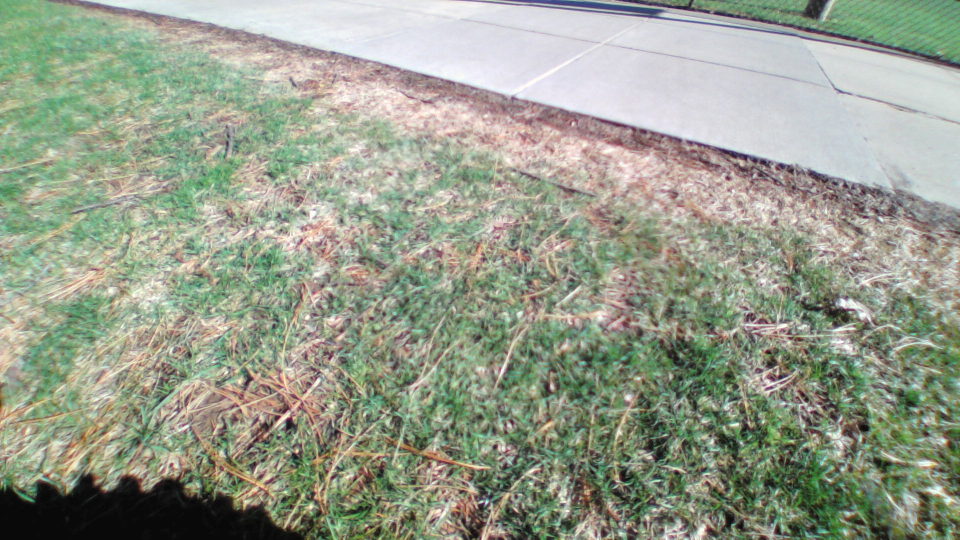
#> input picture test/grass_left_01.jpg, 1920 x 1080 px (shown at 1/2 size)
$ python iteratethroughfolder.py
#> lines starting #> are read from the running program, lines starting #| are printed output that depends on the picture
import os
import numpy as np
import cv2
import multiprocessing
import time

partnum=-576

directory = raw_input('what directory do you want to parse? ' )
#> the answer given: test
savelocation = raw_input('what directory do you want to save to? ')
#> the answer given: out.png
def cutphoto( image, save, number):
    img=cv2.imread(image)
    print ('parsing image ' + str(image))
    for y in range(0,18):
        for z in range(0,32):
            part=img[y*60:(y+1)*60,z*60:(z+1)*60]
            number=number+1
            cv2.imwrite(save + '/' + str(number) + '.jpg', part)
    print ('thread ' + str(image) +' completed')

if __name__ == '__main__':
    jobs =[]
    for subdir, dirs, files in os.walk(directory):
        for file in files:
            image=os.path.join(subdir, file)
            partnum=partnum+576
            #cutphoto(image, savelocation, partnum)
            p=multiprocessing.Process(target=cutphoto, args=(image, savelocation, partnum,))
            jobs.append(p)
            p.start()
#> this loop made 2 passes
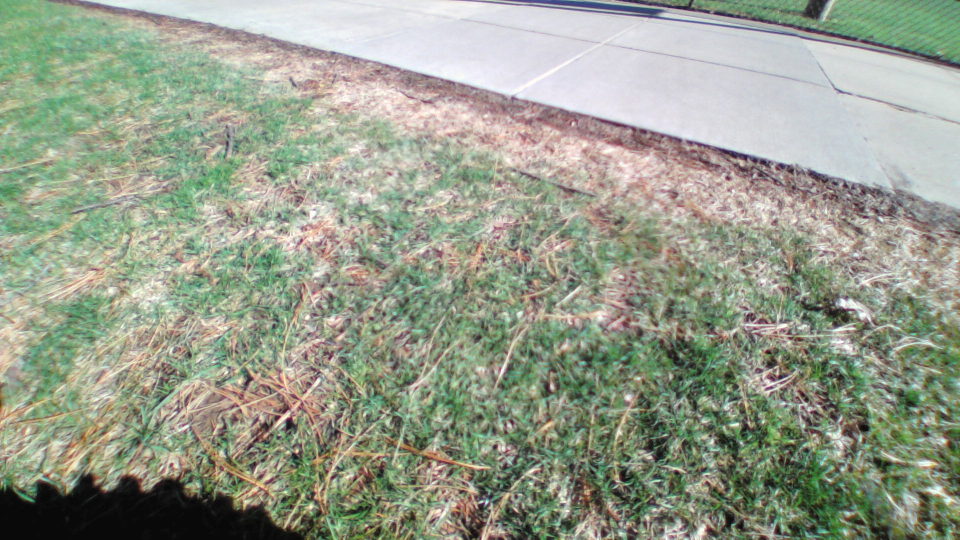
#> input picture test/grass_left_01.jpg, 1920 x 1080 px (shown at 1/2 size)
#> pass 1, in cutphoto, `cv2.imwrite(save + '/' + str(number) + '.jpg', part)`:
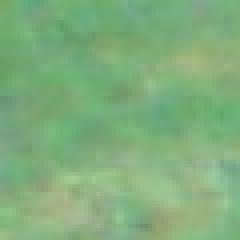
#> saved as 1.jpg: shape (60, 60, 3) (shown 4 times larger); mean B, G, R 124.5, 174.1, 127.6
#> pass 1, in cutphoto, `cv2.imwrite(save + '/' + str(number) + '.jpg', part)`:
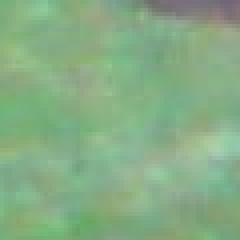
#> saved as 2.jpg: shape (60, 60, 3) (shown 4 times larger); mean B, G, R 132.6, 172.8, 133.4
#> pass 1, in cutphoto, `cv2.imwrite(save + '/' + str(number) + '.jpg', part)`:
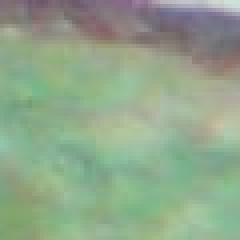
#> saved as 3.jpg: shape (60, 60, 3) (shown 4 times larger); mean B, G, R 139.4, 166.1, 144.2
#> pass 1, in cutphoto, `cv2.imwrite(save + '/' + str(number) + '.jpg', part)`:
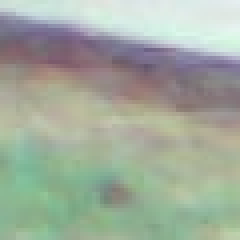
#> saved as 4.jpg: shape (60, 60, 3) (shown 4 times larger); mean B, G, R 156.8, 171.2, 160.8
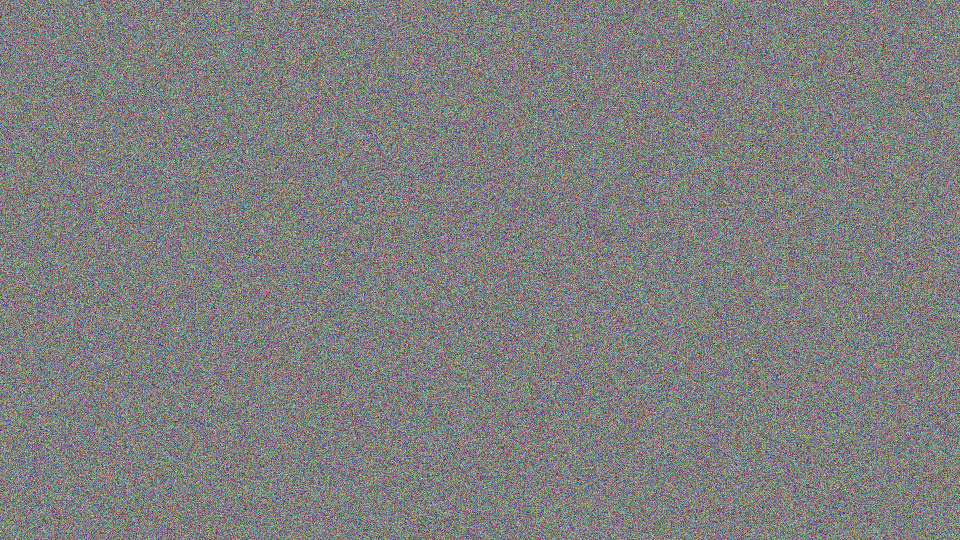
#> input picture test/random_noise.jpg, 1920 x 1080 px (shown at 1/2 size)
